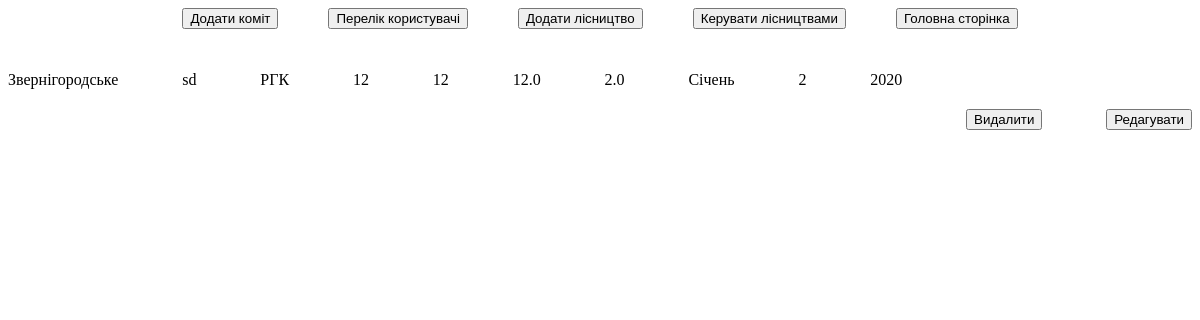
Before: /change (signed in) with the older database file.
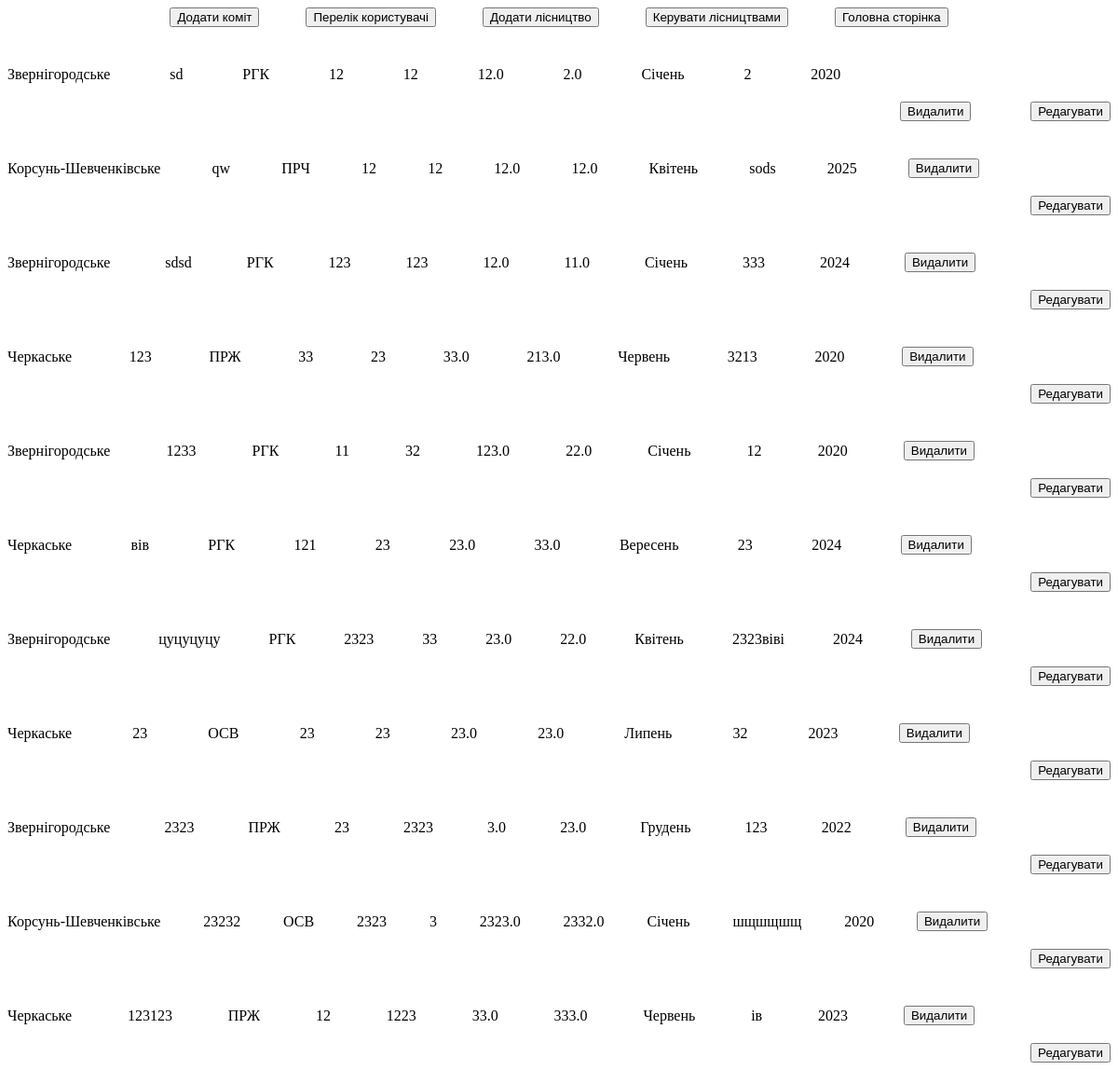
After: the same page with the newer database file.
### DB.py (models this page shows)
class Forest(db.Model):
    id = db.Column(db.Integer, primary_key=True)
    mainForest = db.Column(db.String(100), nullable=False)
    forest = db.Column(db.String(100), nullable=False)
    typeCutting = db.Column(db.String(100), nullable=False)
    quarter = db.Column(db.String(100), nullable=False)
    department = db.Column(db.String(100), nullable=False)
    area = db.Column(db.Float, nullable=False)
    volumeForestManagement = db.Column(db.Float, nullable=False)
    month = db.Column(db.String(50), nullable=False)
    decade = db.Column(db.String(50), nullable=False)
    year = db.Column(db.Integer, nullable=False)

### app.py (the view)
@app.route('/change', methods=['POST', 'GET'])
@login_required
@admin_required
def change():
    all_forests = Forest.query.all()
    return render_template('change.html', forests=all_forests)

### app.py (called while the page is built)
@login_manager.user_loader
def load_user(user_id):
    return User.query.get(int(user_id))

### templates/change.html (shortened to what this page needs)
<!DOCTYPE html>
<html lang="en">
<head>
    <link rel="stylesheet" href="{{ url_for('static', filename='styles/admin-style.css') }}">
</head>
<body>
    <header>
        <a href="{{ url_for('comits')}}"><button>Додати коміт</button></a>
        <a href="{{ url_for('all_users') }}"><button>Перелік користувачі</button></a>
        <a href="{{ url_for('admin') }}"><button>Додати лісництво</button></a>
        <a href="{{ url_for('change') }}"><button>Керувати лісництвами</button></a>
        <a href="{{ url_for('main') }}"><button>Головна сторінка</button></a>
    </header>
    <main>
        {% for forest in forests %}
        <div class="forest-item">
            <p>{{ forest.mainForest }}</p>
            <p>{{ forest.forest }}</p>
            <p>{{ forest.typeCutting }}</p>
            <p>{{ forest.quarter }}</p>
            <p>{{ forest.department }}</p>
            <p>{{ forest.area }}</p>
            <p>{{ forest.volumeForestManagement }}</p>
            <p>{{ forest.month }}</p>
            <p>{{ forest.decade }}</p>
            <p>{{ forest.year }}</p>
            <form action="{{ url_for('delete', id=forest.id) }}" method="POST">
                <input type="submit" value="Видалити" onclick="return confirm('Ви впевнені?')">
            </form>
            <form action="{{ url_for('edit', id=forest.id) }}" method="GET">
                <input type="submit" value="Редагувати">
        </div>
        {% endfor %}
    </main>
</body>
</html>

### static/styles/admin-style.css (style rules this page uses)
header { display: flex; justify-content: center; gap: 50px; }
form { margin-top: 80px; display: flex; flex-direction: column; align-items: center; justify-content: center; gap: 40px; }
.forest-item { display: flex; justify-content: space-between; align-items: center; gap: 20px; }

Changed rows visible on the page:
added Forest: mainForest "Корсунь-Шевченківське", forest "qw", typeCutting "ПРЧ", quarter "12", department "12", area "12.0", volumeForestManagement "12.0", month "Квітень", decade "sods", year "2025"
added Forest: mainForest "Звернігородське", forest "sdsd", typeCutting "РГК", quarter "123", department "123", area "12.0", volumeForestManagement "11.0", month "Січень", decade "333", year "2024"
added Forest: mainForest "Черкаське", forest "123", typeCutting "ПРЖ", quarter "33", department "23", area "33.0", volumeForestManagement "213.0", month "Червень", decade "3213", year "2020"
added Forest: mainForest "Звернігородське", forest "1233", typeCutting "РГК", quarter "11", department "32", area "123.0", volumeForestManagement "22.0", month "Січень", decade "12", year "2020"
added Forest: mainForest "Черкаське", forest "вів", typeCutting "РГК", quarter "121", department "23", area "23.0", volumeForestManagement "33.0", month "Вересень", decade "23", year "2024"
added Forest: mainForest "Звернігородське", forest "цуцуцуцу", typeCutting "РГК", quarter "2323", department "33", area "23.0", volumeForestManagement "22.0", month "Квітень", decade "2323віві", year "2024"
added Forest: mainForest "Черкаське", forest "23", typeCutting "ОСВ", quarter "23", department "23", area "23.0", volumeForestManagement "23.0", month "Липень", decade "32", year "2023"
added Forest: mainForest "Звернігородське", forest "2323", typeCutting "ПРЖ", quarter "23", department "2323", area "3.0", volumeForestManagement "23.0", month "Грудень", decade "123", year "2022"
added Forest: mainForest "Корсунь-Шевченківське", forest "23232", typeCutting "ОСВ", quarter "2323", department "3", area "2323.0", volumeForestManagement "2332.0", month "Січень", decade "шщшщшщ", year "2020"
added Forest: mainForest "Черкаське", forest "123123", typeCutting "ПРЖ", quarter "12", department "1223", area "33.0", volumeForestManagement "333.0", month "Червень", decade "ів", year "2023"
